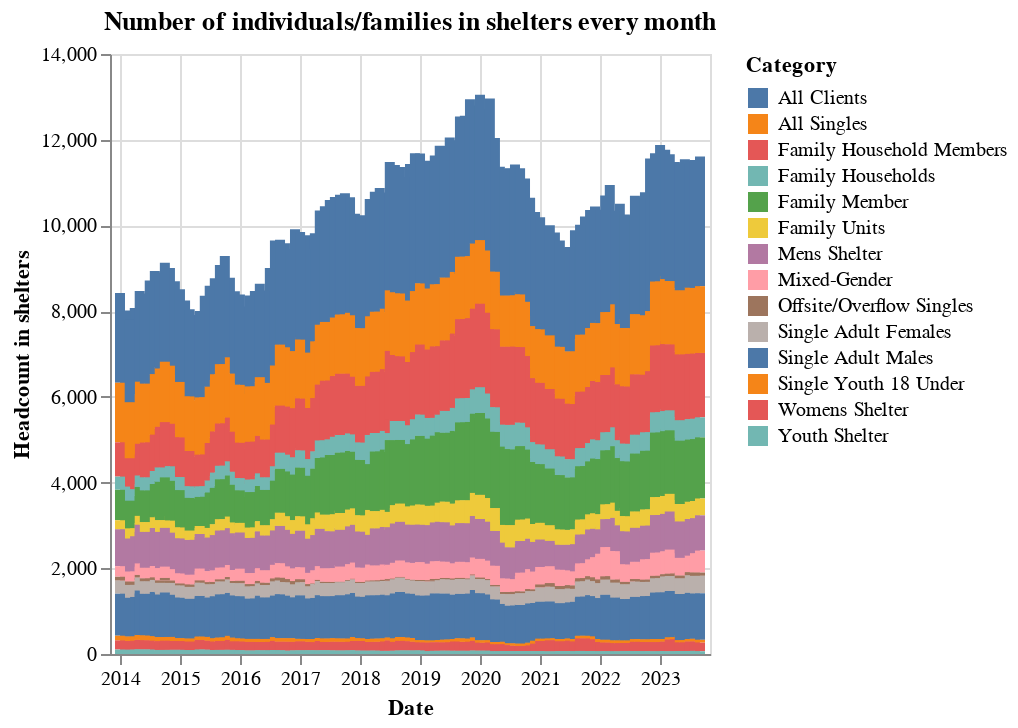

This figure's notebook cell:
### Code cell
# add dropdown for categories on dashboard
alt.Chart(shelters, 
          title="Number of individuals/families in shelters every month").mark_bar().encode(
    x=alt.X('Date'),
    y=alt.Y('Count_', title='Headcount in shelters'),
    color='Category'
)

### Figure 1 — Vega-Lite specification as saved in the notebook (floating-point values rounded to 4 significant figures; data arrays with more than 128 entries replaced by an {"elided": "..."} marker saying what was removed)
{"config": {"view": {"continuousWidth": 300, "continuousHeight": 300}}, "data": {"name": "data-a062c84fea5b80d69b57e7b3b717d55a"}, "mark": {"type": "bar"}, "encoding": {"color": {"field": "Category", "type": "nominal"}, "x": {"field": "Date", "type": "temporal"}, "y": {"field": "Count_", "title": "Headcount in shelters", "type": "quantitative"}}, "title": "Number of individuals/families in shelters every month", "$schema": "https://vega.github.io/schema/vega-lite/v5.8.0.json", "datasets": {"data-a062c84fea5b80d69b57e7b3b717d55a": {"elided": "1638 records"}}}
